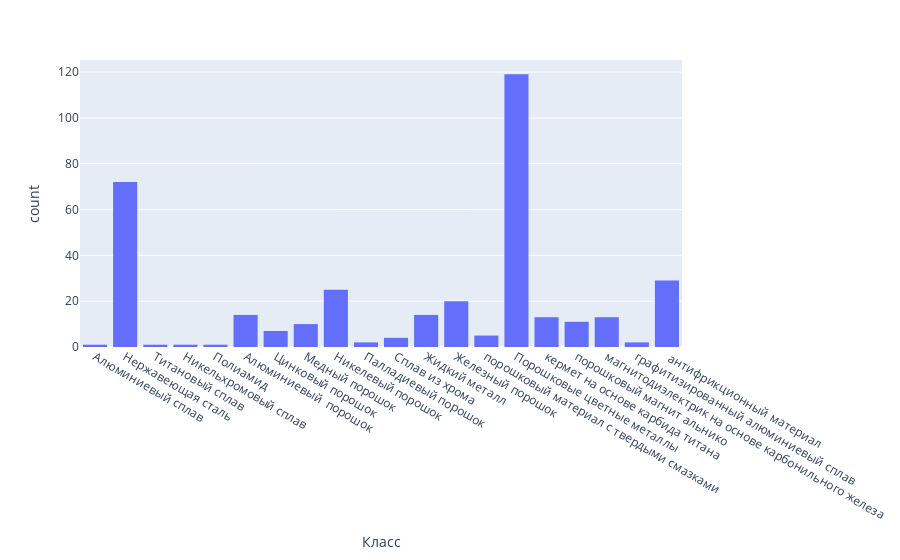

Write notebook code for a chart like this one.
### Code cell
class_hist_all(data)

### Figure 1 — Plotly figure (JSON) as saved in the notebook; plotly's stock layout.template omitted (floating-point values rounded to 4 significant figures; data arrays with more than 128 entries replaced by an {"elided": "..."} marker saying what was removed)
{"data": [{"alignmentgroup": "True", "bingroup": "x", "hovertemplate": "Класс=%{x}<br>count=%{y}<extra></extra>", "legendgroup": "", "marker": {"color": "#636efa", "pattern": {"shape": ""}}, "name": "", "offsetgroup": "", "orientation": "v", "showlegend": false, "type": "histogram", "x": {"elided": "364 str values"}, "xaxis": "x", "yaxis": "y"}], "layout": {"barmode": "relative", "legend": {"tracegroupgap": 0}, "margin": {"t": 60}, "xaxis": {"anchor": "y", "domain": [0, 1], "title": {"text": "Класс"}}, "yaxis": {"anchor": "x", "domain": [0, 1], "title": {"text": "count"}}}}
